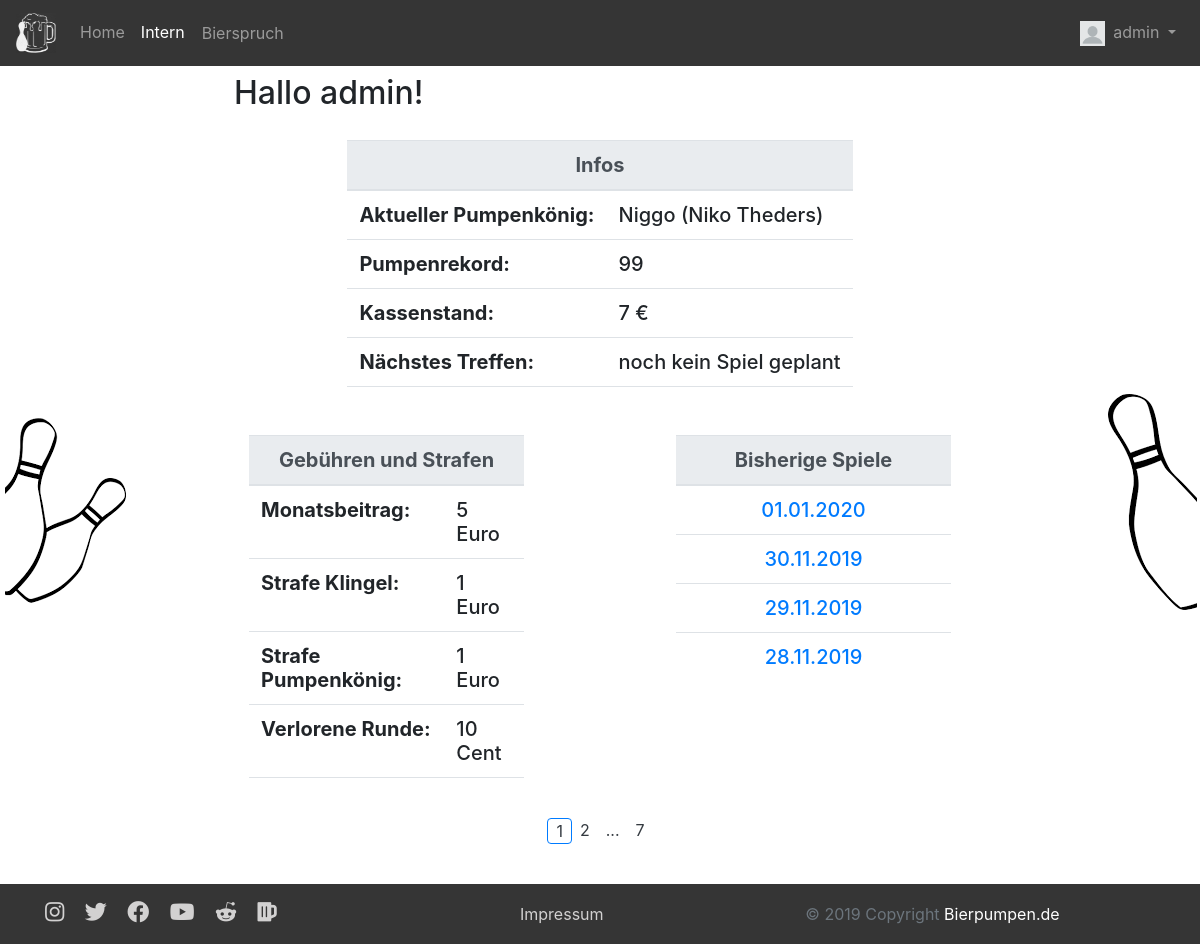
Before: /membersarea.php (signed in) with the older database file.
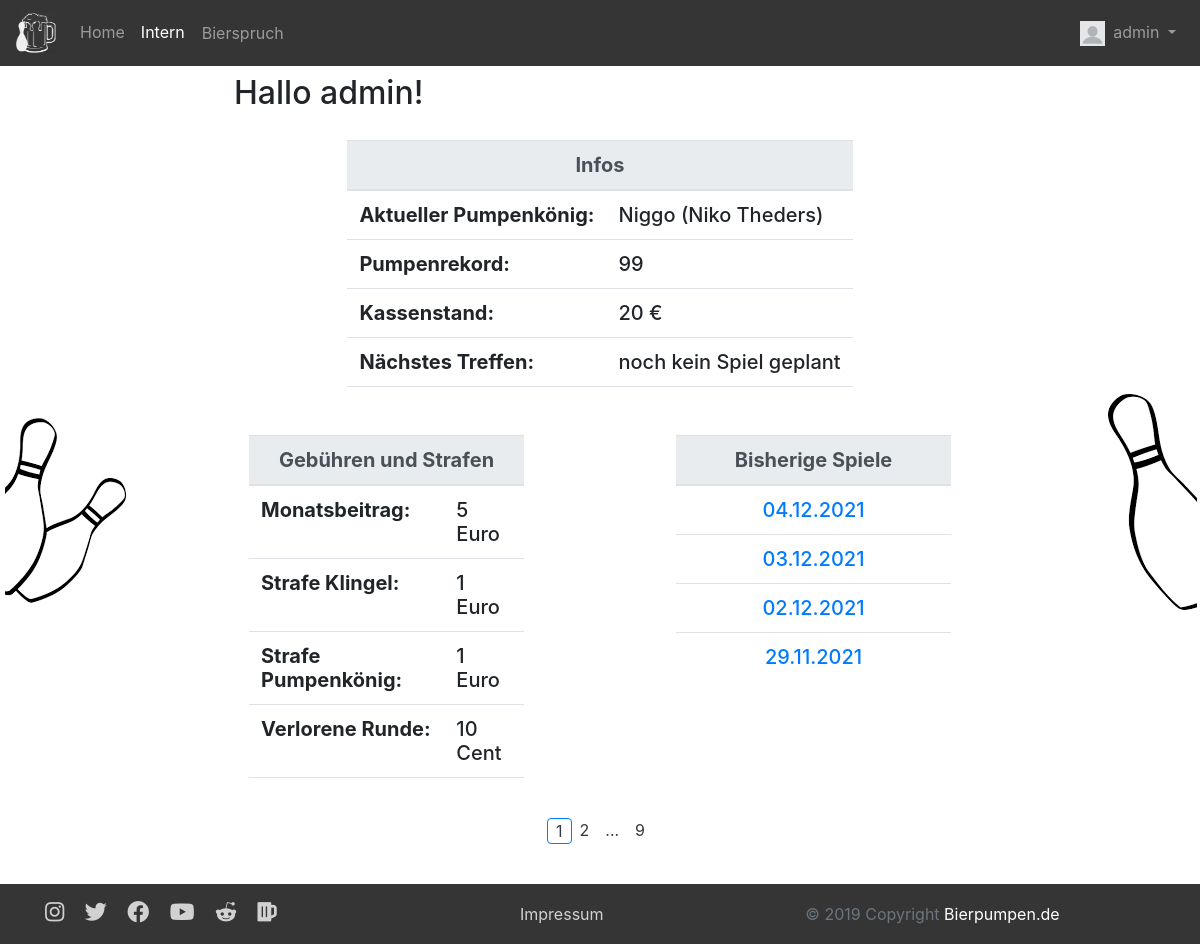
After: the same page with the newer database file.
### tables this page shows
CREATE TABLE `users` (
  `id` int(11) NOT NULL,
  `username` varchar(32) NOT NULL,
  `password` text NOT NULL,
  `email` varchar(64) NOT NULL,
  `firstname` varchar(64) NOT NULL,
  `lastname` varchar(64) NOT NULL,
  `isNew` int(1) NOT NULL,
  `isAdmin` int(1) NOT NULL
);

CREATE TABLE `games` (
  `id` int(11) NOT NULL,
  `date` date NOT NULL,
  `king` int(11) DEFAULT NULL,
  `amount` int(11) DEFAULT NULL,
  `nextGame` date DEFAULT NULL
);

### objects/user.php (called while the page is built, shortened)
<?php
class User {
  private $db;
  private static $table_name = "users";
  private $id;
  private $username;
  private $email;
  private $firstname;
  private $lastname;
  public function __construct($db) {
    $this->db = $db;
  }
  public function readOne() {
    if (!empty($this->id)){
      $query = "SELECT * FROM " . User::$table_name . " WHERE id=:id limit 0,1";
      $stmt = $this->db->prepare($query);
      $stmt->bindParam(":id", $this->id);
    } elseif (!empty($this->username)) {
      $query = "SELECT * FROM " . User::$table_name . " WHERE username LIKE :username limit 0,1";
      $stmt = $this->db->prepare($query);
      $stmt->bindParam(":username", $this->username);
    } elseif (!empty($this->email)) {
      $query = "SELECT * FROM " . User::$table_name . " WHERE email LIKE :email limit 0,1";
      $stmt = $this->db->prepare($query);
      $stmt->bindParam(":email", $this->email);
    } else {
      return false;
    }
    if($stmt->execute()){
      return true;
    } else {
      return false;
    }
  }
  public static function readPumpKingAndGame($db) {
    $query = "SELECT * FROM " . Game::$table_name . " AS t1 LEFT JOIN " . User::$table_name . " AS t2
            on t1.king = t2.id where t1.king IS NOT NULL ORDER BY t1.amount DESC, t1.date DESC LIMIT 0,1";
    $stmt = $db->prepare($query);
    $stmt->execute();
    $kingAndGame = array();
    $row = $stmt->fetch(PDO::FETCH_ASSOC);
    $user = new User($db);
    $kingAndGame[] = $user;
    $game = new Game($db);
    $kingAndGame[] = $game;
    return $kingAndGame;
  }
  public function setId($newId) {
    $this->id = htmlspecialchars(strip_tags($newId));
  }
  public function getFirstname() {
    return $this->firstname;
  }
  public function setFirstname($newFirstname) {
    $this->firstname = htmlspecialchars(strip_tags($newFirstname));
  }
  public function getLastname() {
    return $this->lastname;
  }
  public function setLastname($newLastname) {
    $this->lastname = htmlspecialchars(strip_tags($newLastname));
  }
  public function getUsername() {
    return $this->username;
  }
  public function setUsername($newUsername) {
    $this->username = htmlspecialchars(strip_tags($newUsername));
  }
  public function setEmail($newEmail) {
    $this->email = htmlspecialchars(strip_tags($newEmail));
  }
}
?>

### objects/game.php (called while the page is built, shortened)
<?php
class Game {
  public static $table_name = "games";
  private $date;
  private $amount;
  private $nextGame;
  public static function countAll($db){
    $query = "SELECT COUNT(id) as count FROM " . Game::$table_name . "";
    $stmt = $db->prepare($query);
    if($stmt->execute()){
      $row = $stmt->fetch(PDO::FETCH_ASSOC);
      return $row['count'];
    }
  }
  public static function readLast($db) {
    $query = "SELECT * from " . Game::$table_name . " ORDER BY date DESC LIMIT 0,1";
    $stmt = $db->prepare($query);
    $stmt->execute();
    $count = $stmt->rowCount();
    $row = $stmt->fetch(PDO::FETCH_ASSOC);
    $game = new Game($db);
    return $game;
  }
  public static function readAll($db, $from_record_num, $records_per_page) {
    $query = "SELECT * From " . Game::$table_name . " ORDER BY date DESC LIMIT {$from_record_num}, {$records_per_page}";
    $stmt = $db->prepare($query);
    $stmt->execute();
    $game_array = array();
    while ($row = $stmt->fetch(PDO::FETCH_ASSOC)){
      $game = new Game($db);
      $game_array[] = $game;
    }
    return $game_array;
  }
  public function getDate() {
    return $this->date;
  }
  public function setDate($newDate) {
    $this->date = htmlspecialchars(strip_tags($newDate));
  }
  public function getAmount() {
    return $this->amount;
  }
  public function setAmount($newAmount) {
    $this->amount = htmlspecialchars(strip_tags($newAmount));
  }
  public function getNextGame() {
    return $this->nextGame;
  }
  public function setNextGame($newNextGame) {
    $this->nextGame = htmlspecialchars(strip_tags($newNextGame));
  }
}
?>

### objects/bill.php (called while the page is built, shortened)
<?php
class Bill {
  public static $table_name = "bills";
  public static function readBalance($db) {
    $query = "SELECT SUM(payment) AS balance FROM " . Bill::$table_name . " WHERE paid=true";
    $stmt = $db->prepare($query);
    $stmt->execute();
    $count = $stmt->rowCount();
    $row = $stmt->fetch(PDO::FETCH_ASSOC);
    $balance = $row['balance'];
    return $balance;
  }
}
?>

### membersarea.php (the view, shortened to what this page needs)
<?php
include_once $_SERVER["DOCUMENT_ROOT"] . '/Kegeln/includes/session.php';
include_once $_SERVER["DOCUMENT_ROOT"] . '/Kegeln/objects/game.php';
include_once $_SERVER["DOCUMENT_ROOT"] . '/Kegeln/objects/bill.php';
  include_once $_SERVER["DOCUMENT_ROOT"] . '/Kegeln/header.php';
  $page = isset($_GET['page']) ? $_GET['page'] : 1;
  $records_per_page = 4;
  $from_record_num = ($records_per_page * $page) - $records_per_page;
  $games = Game::readAll($db, $from_record_num, $records_per_page);
  $pumpKingAndGame = User::readPumpKingAndGame($db);
  $pumpKingUser = $pumpKingAndGame[0];
  $pumpKingGame = $pumpKingAndGame[1];
  $balance = Bill::readBalance($db);
  $balance = str_replace(".", ",", $balance);
?>
<div class="d-none d-sm-block">
  <h2 class="my-2">Hallo <?php echo $username; ?>!</h2>
  <div class="row justify-content-center" style="padding-top:20px">
    <h5>
      <table class="table">
        <thead class="thead-light">
          <tr>
            <th scope="col" colspan="2" class="text-center">Infos</th>
          </tr>
        </thead>
        <tbody>
          <tr>
            <th scope="row">Aktueller Pumpenkönig:</th>
            <td><?php echo $pumpKingUser->getUsername() . " (" . $pumpKingUser->getFirstname() . " " . $pumpKingUser->getLastname() . ")"; ?></td>
          </tr>
          <tr>
            <th scope="row">Pumpenrekord:</th>
            <td><?php echo $pumpKingGame->getAmount(); ?></td>
          </tr>
          <tr>
            <th scope="row">Kassenstand:</th>
            <td><?php echo $balance . " €"; ?></td>
          </tr>
          <tr>
            <th scope="row">Nächstes Treffen:</th>
            <td>
              <?php
                $game = Game::readLast($db);
                if(!$game->getNextGame()==NULL){
                  echo $game->getNextGame();
                } else {
                  echo "noch kein Spiel geplant";
                }
              ?>
            </td>
          </tr>
          <tr>
            <td colspan="2" class="text-center"></td>
          </tr>
        </tbody>
      </table>
    </h5>
  </div>
  <div class="row justify-content-center">
    <div class="col-sm">
      <h5>
        <table class="table">
          <thead class="thead-light">
            <tr>
              <th scope="col" colspan="2" class="text-center">Gebühren und Strafen</th>
            </tr>
          </thead>
          <tbody>
            <tr>
              <th scope="row">Monatsbeitrag:</th>
              <td>5 Euro</td>
            </tr>
            <tr>
              <th scope="row">Strafe Klingel:</th>
              <td>1 Euro</td>
            </tr>
            <tr>
              <th scope="row">Strafe Pumpenkönig:</th>
              <td>1 Euro</td>
            </tr>
            <tr>
              <th scope="row">Verlorene Runde:</th>
              <td>10 Cent</td>
            </tr>
            <tr>
              <td colspan="2" class="text-center"></td>
            </tr>
          </tbody>
        </table>
      </h5>
    </div>
    <div class="col-sm-2 d-none d-md-block">
    </div>
    <div class="col-sm">
      <h5>
        <table class="table table-hover">
          <thead class="thead-light">
            <tr>
              <th scope="col" colspan="2" class="text-center">Bisherige Spiele</th>
            </tr>
          </thead>
          <tbody>
            <?php
            foreach ($games as $game) {
              $date = $game->getDate();
              $date = substr($date, 8, 2) . "." . substr($date, 5, 2) . "." . substr($date, 0, 4);
              ?>
              <tr>
                <td colspan="2" class="text-center"><a href="/Kegeln/membersarea.php?date=<?php echo $date ;?>"><?php echo $date ;?></a></td>
              </tr>
              <?php
            }
            ?>
          </tbody>
        </table>
      </h5>
    </div>
  </div>
</div>
<?php
$page_url = "membersarea.php?";
$total_rows = Game::countAll($db);
include_once $_SERVER["DOCUMENT_ROOT"] . '/Kegeln/includes/paging.php';
include_once $_SERVER["DOCUMENT_ROOT"] . '/Kegeln/footer.php';
?>

### header.php (shortened to what this page needs)
<?php
include_once $_SERVER["DOCUMENT_ROOT"] . '/Kegeln/database/db.php';
include_once $_SERVER["DOCUMENT_ROOT"] . '/Kegeln/objects/user.php';
include_once $_SERVER["DOCUMENT_ROOT"] . '/Kegeln/objects/game.php';
include_once $_SERVER["DOCUMENT_ROOT"] . '/Kegeln/objects/bill.php';
$loggedin = false;
$database = new Database();
$db = $database->getConnection();
if (isset($_SESSION['session_id'])) {
  $loggedin_user = new User($db);
  $loggedin_user->setId($_SESSION['session_id']);
  $loggedin_user->readOne($db);
  $loggedin = true;
  $username = $loggedin_user->getUsername();
  if($loggedin_user->getIsNew()==1){
    $isNew = true;
  } else {
    $game = Game::readLast($db);
  }
}
?>
<!DOCTYPE html>
<html lang="de">
  <head>
    <link href="/Kegeln/css/bootstrap.min.css" rel="stylesheet">
    <link href="/Kegeln/css/style.css" rel="stylesheet">
    <link href="https://use.fontawesome.com/releases/v5.11.1/css/all.css" rel="stylesheet">
  </head>
  <body>
  	<header>
	    <nav class="navbar sticky-top navbar-expand-md navbar-dark" style="background-color: #353535;">
			  <a class="navbar-brand" href="/Kegeln/index.php"><img src="/Kegeln/media/beer.jpg" width="40" height="40" alt=""></a>
			  <div class="collapse navbar-collapse" id="navbarSupportedContent">
			    <ul class="navbar-nav mr-auto">
			      <li class="nav-item <?php if (strpos($_SERVER['PHP_SELF'], "index.php")){echo "active";} ?>">
			        <a class="nav-link" href="/Kegeln/index.php">Home</a>
			      </li>
			      <li class="nav-item <?php if (strpos($_SERVER['PHP_SELF'], "membersarea.php")){echo "active";} ?>">
			        <a class="nav-link" href="/Kegeln/intern.php">Intern</a>
			      </li>
            <form action="" method="POST">
              <li class="nav-item">
                <button type="submit" name="displayPun" class="btn btn-link nav-link">Bierspruch</button>
              </li>
            </form>
          </ul>
            <?php if ($loggedin){ ?>
              <ul class="navbar-nav">
                <li class="nav-item dropdown">
                  <a class="nav-link dropdown-toggle" href="#" id="navbardrop" data-toggle="dropdown">
                    <img src="/Kegeln/media/user_empty.png" class="mr-1" style="height:25px;"/>
                    <?php echo $loggedin_user->getUsername(); ?>
                  </a>
                </li>
              </ul>
            <?php } ?>
			  </div>
			</nav>
		</header>
<div class="d-none d-lg-block">
<img src="/Kegeln/media/kegel links.png" align="left">
<img src="/Kegeln/media/kegel rechts.png" align="right">
</div>
<main role="main" class="container">

### includes/paging.php (shortened to what this page needs)
<?php
if (ceil($total_rows / $records_per_page) != 1) {
  echo "<ul class='pagination justify-content-center'>";
  $total_pages = ceil($total_rows / $records_per_page);
  $range = 1;
  $initial_num = $page - $range;
  $condition_limit_num = ($page + $range)  + 1;
  for ($x=$initial_num; $x<$condition_limit_num; $x++) {
      if (($x > 0) && ($x <= $total_pages)) {
          if ($x == $page) {
              echo "<li class='active px-2 rounded border border-primary'><a href='#' class='text-dark'>$x <span class='sr-only'>(current)</span></a></li>";
          }
          else {
              echo "<li class='px-2 rounded text-dark'><a class='text-dark' href='{$page_url}page=$x'>$x</a></li>";
          }
      }
  }
  if($page<$total_pages){
    if(($total_pages - $page) >= 3){
      echo "<li class='px-2 rounded text-dark'>...</li>";
      echo "<li class='px-2 rounded text-dark'><a class='text-dark' href='" .$page_url. "page={$total_pages}' title='Last page is {$total_pages}.'>";
          echo "$total_pages";
      echo "</a></li>";
    } else if(($total_pages - $page) == 2){
      echo "<li class='px-2 rounded text-dark'><a class='text-dark' href='" .$page_url. "page={$total_pages}' title='Last page is {$total_pages}.'>";
          echo "$total_pages";
      echo "</a></li>";
    }
  }
  echo "</ul>";
}
?>

### footer.php (shortened to what this page needs)
</main>
<br/>
<div class="d-none d-sm-block">
  <footer id="myFooter" class="footer font-small fixed-bottom">
    <div class="container">
      <div class="row">
        <div class="col-5">
          <a href="https://www.instagram.com/die_bierpumpen/" class="fab fa-instagram instagram pr-3" style="font-size: 22px"></a>
          <a href="https://twitter.com/hopfenspeicher" target="_blank" class="twitter"><i class="fab fa-twitter pr-3" style="font-size: 22px"></i></a>
          <a href="https://de-de.facebook.com/ichliebebier.at/" target="_blank" class="facebook"><i class="fab fa-facebook pr-3" style="font-size: 22px"></i></a>
          <a href="https://www.youtube.com/watch?v=OXPswg0urtQ&t=2s" target="_blank" class="google"><i class="fab fa-youtube pr-3" style="font-size: 22px"></i></a>
          <a href="https://www.reddit.com/r/beer/" target="_blank" class="reddit"><i class="fab fa-reddit-alien pr-3" style="font-size: 22px"></i></a>
          <a href="https://www.oettinger-bier.de/" target="_blank" class="beer"><i class="fas fa-beer" style="font-size: 22px"></i></a>
        </div>
        <div class="col-2">
          <a href="/Kegeln/impressum.php">Impressum</a>
        </div>
        <div class="col-5">
          <div class="footer-copyright text-center text-muted">© 2019 Copyright
            <a class="text-white"href="https://bierpumpen.de">  Bierpumpen.de</a>
          </div>
        </div>
      </div>
    </div>
  </footer>
</div>
</body>
</html>

### css/style.css (style rules this page uses)
html { position: relative; min-height: 100%; }
@media (min-width: 992px) { body { margin-bottom: 60px; } }
@media (min-width: 992px) { .footer { display: block; position: absolute; bottom: 0; width: 100%; height: 60px; line-height: 60px; background-color: #353535; } }
#myFooter a { color: #d2d1d1; text-decoration: none; }
:root { --input-padding-x: 1.5rem; --input-padding-y: .75rem; }

Changed rows visible on the page:
no longer on one of the page's lists (row unchanged): games: date "30.11.2019"
no longer on this page (row edited): games: date "01.01.2020"
no longer on this page (row unchanged): games: date "29.11.2019"
no longer on this page (row unchanged): games: date "28.11.2019"
added games: date "04.12.2021"
added games: date "03.12.2021"
added games: date "02.12.2021"
added games: date "29.11.2021"
Other visible differences:
$balance: "7" → "20"
$total_pages: "7" → "9"
